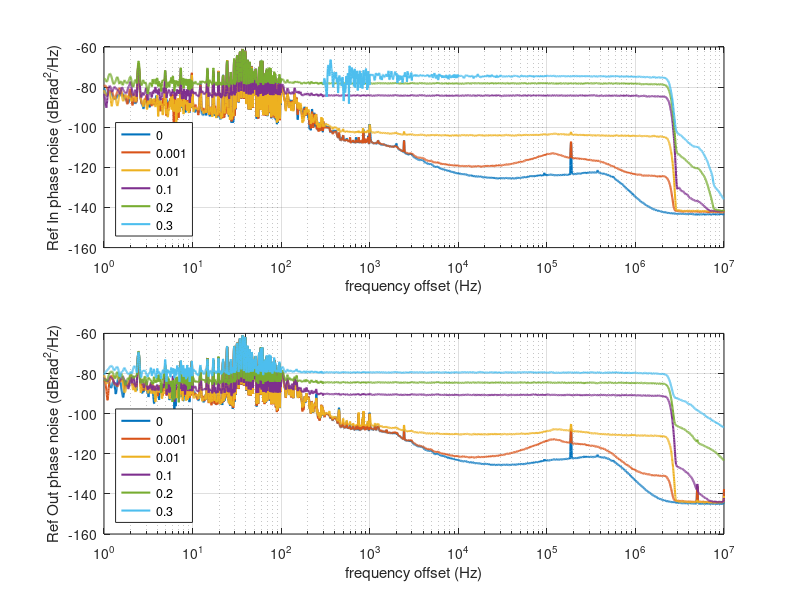

The MATLAB source for this figure:
x=load('Ref_in.DAT');
subplot(211)
for m=0:4
  semilogx(x(m*4663+1:(m+1)*4663,1),x(m*4663+1:(m+1)*4663,2)+3,'linewidth',1,'linewidth',1.5);
  hold on
  fr=x(m*4663+1:(m+1)*4663,1);
  val=x(m*4663+1:(m+1)*4663,2);
  k=find(fr>=10000);k=k(1);
  val(k)+3  % dBrad^2/Hz
end
m=5;   % too noisy to complete the measurement
semilogx(x(m*4663+1:end,1),x(m*4663+1:end,2)+3,'linewidth',1,'linewidth',1.5);
  hold on
  fr=x(m*4663+1:end,1);
  val=x(m*4663+1:end,2);
  k=find(fr>=10000);k=k(1);
  val(k)+3
grid on
xlabel('frequency offset (Hz)');ylabel('Ref In phase noise (dBrad^2/Hz)')
legend('0','0.001','0.01','0.1','0.2','0.3','location','southwest')

%%%%%%%%%%%%%%%%%%%%%
x=load('Ref_out.DAT');
subplot(212)
for m=0:5
  semilogx(x(m*4663+1:(m+1)*4663,1),x(m*4663+1:(m+1)*4663,2)+3,'linewidth',1,'linewidth',1.5);
  hold on
  fr=x(m*4663+1:(m+1)*4663,1);
  val=x(m*4663+1:(m+1)*4663,2);
  k=find(fr>=10000);k=k(1);
  val(k)+3
end
grid on
xlabel('frequency offset (Hz)');ylabel('Ref Out phase noise (dBrad^2/Hz)')
legend('0','0.001','0.01','0.1','0.2','0.3','location','southwest')
